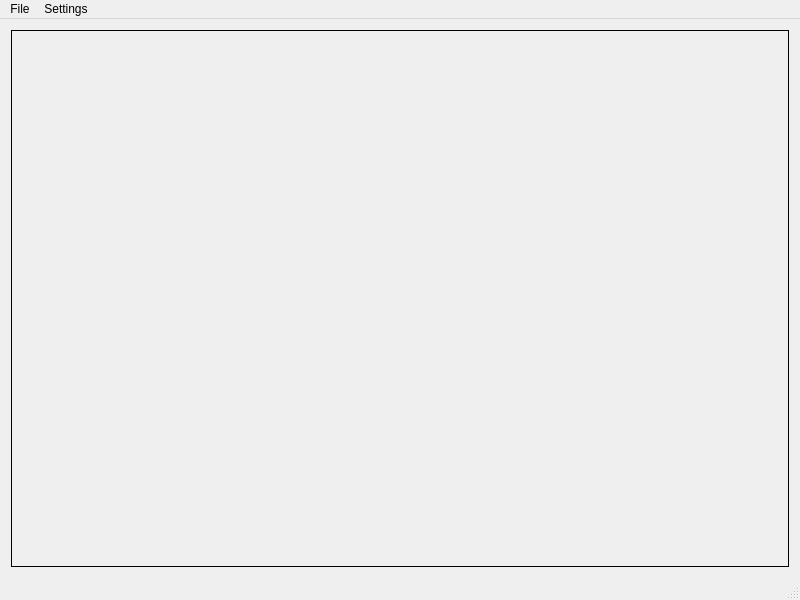
<?xml version="1.0" encoding="UTF-8"?>
<ui version="4.0">
 <class>MainWindow</class>
 <widget class="QMainWindow" name="MainWindow">
  <property name="geometry">
   <rect>
    <x>0</x>
    <y>0</y>
    <width>800</width>
    <height>600</height>
   </rect>
  </property>
  <property name="minimumSize">
   <size>
    <width>800</width>
    <height>600</height>
   </size>
  </property>
  <property name="windowIcon">
   <iconset resource="assets.qrc">
    <normaloff>:/images/tobdog.png</normaloff>:/images/tobdog.png</iconset>
  </property>
  <property name="locale">
   <locale language="English" country="UnitedStates"/>
  </property>
  <property name="tabShape">
   <enum>QTabWidget::Triangular</enum>
  </property>
  <widget class="QWidget" name="centralWidget">
   <property name="sizePolicy">
    <sizepolicy hsizetype="Preferred" vsizetype="Preferred">
     <horstretch>0</horstretch>
     <verstretch>0</verstretch>
    </sizepolicy>
   </property>
   <layout class="QVBoxLayout" name="verticalLayout_2">
    <item>
     <widget class="QScrollArea" name="scrollArea">
      <property name="minimumSize">
       <size>
        <width>0</width>
        <height>0</height>
       </size>
      </property>
      <property name="frameShape">
       <enum>QFrame::Box</enum>
      </property>
      <property name="frameShadow">
       <enum>QFrame::Plain</enum>
      </property>
      <property name="widgetResizable">
       <bool>true</bool>
      </property>
      <widget class="QWidget" name="scrollAreaWidgetContents">
       <property name="geometry">
        <rect>
         <x>0</x>
         <y>0</y>
         <width>780</width>
         <height>539</height>
        </rect>
       </property>
       <layout class="QHBoxLayout" name="horizontalLayout">
        <item>
         <spacer name="spacer">
          <property name="orientation">
           <enum>Qt::Horizontal</enum>
          </property>
          <property name="sizeType">
           <enum>QSizePolicy::Expanding</enum>
          </property>
          <property name="sizeHint" stdset="0">
           <size>
            <width>40</width>
            <height>20</height>
           </size>
          </property>
         </spacer>
        </item>
        <item>
         <layout class="QVBoxLayout" name="contentLayout">
          <property name="spacing">
           <number>6</number>
          </property>
          <property name="sizeConstraint">
           <enum>QLayout::SetNoConstraint</enum>
          </property>
         </layout>
        </item>
        <item>
         <spacer name="spacer_2">
          <property name="orientation">
           <enum>Qt::Horizontal</enum>
          </property>
          <property name="sizeType">
           <enum>QSizePolicy::Expanding</enum>
          </property>
          <property name="sizeHint" stdset="0">
           <size>
            <width>40</width>
            <height>20</height>
           </size>
          </property>
         </spacer>
        </item>
       </layout>
      </widget>
     </widget>
    </item>
   </layout>
  </widget>
  <widget class="QMenuBar" name="menuBar">
   <property name="geometry">
    <rect>
     <x>0</x>
     <y>0</y>
     <width>800</width>
     <height>21</height>
    </rect>
   </property>
   <property name="mouseTracking">
    <bool>true</bool>
   </property>
   <widget class="QMenu" name="menuFile">
    <property name="cursor">
     <cursorShape>PointingHandCursor</cursorShape>
    </property>
    <property name="locale">
     <locale language="English" country="UnitedStates"/>
    </property>
    <property name="title">
     <string>File</string>
    </property>
    <widget class="QMenu" name="menuReset">
     <property name="enabled">
      <bool>false</bool>
     </property>
     <property name="locale">
      <locale language="English" country="UnitedStates"/>
     </property>
     <property name="title">
      <string>Reset</string>
     </property>
     <addaction name="actionFileResetUndo"/>
     <addaction name="actionFileResetTrueReset"/>
     <addaction name="actionFileResetTransactionCancellation"/>
    </widget>
    <addaction name="actionFileNew"/>
    <addaction name="actionFileOpen"/>
    <addaction name="actionFileSave"/>
    <addaction name="actionFileSaveAs"/>
    <addaction name="separator"/>
    <addaction name="menuReset"/>
    <addaction name="actionFileExit"/>
   </widget>
   <widget class="QMenu" name="menuConfig">
    <property name="cursor">
     <cursorShape>PointingHandCursor</cursorShape>
    </property>
    <property name="locale">
     <locale language="English" country="UnitedStates"/>
    </property>
    <property name="title">
     <string>Settings</string>
    </property>
    <addaction name="actionConfigDialog"/>
   </widget>
   <addaction name="menuFile"/>
   <addaction name="menuConfig"/>
  </widget>
  <widget class="QStatusBar" name="statusBar"/>
  <action name="actionFileNew">
   <property name="enabled">
    <bool>true</bool>
   </property>
   <property name="icon">
    <iconset resource="assets.qrc">
     <normaloff>:/images/heart.png</normaloff>:/images/heart.png</iconset>
   </property>
   <property name="text">
    <string>New</string>
   </property>
   <property name="toolTip">
    <string>&lt;html&gt;&lt;head/&gt;&lt;body&gt;&lt;p&gt;Generate a new save file.&lt;/p&gt;&lt;/body&gt;&lt;/html&gt;</string>
   </property>
   <property name="visible">
    <bool>true</bool>
   </property>
  </action>
  <action name="actionFileOpen">
   <property name="icon">
    <iconset resource="assets.qrc">
     <normaloff>:/images/box.png</normaloff>:/images/box.png</iconset>
   </property>
   <property name="text">
    <string>Open</string>
   </property>
   <property name="toolTip">
    <string>&lt;html&gt;&lt;head/&gt;&lt;body&gt;&lt;p&gt;Open a save file.&lt;/p&gt;&lt;/body&gt;&lt;/html&gt;</string>
   </property>
  </action>
  <action name="actionFileSave">
   <property name="icon">
    <iconset resource="assets.qrc">
     <normaloff>:/images/save.png</normaloff>:/images/save.png</iconset>
   </property>
   <property name="text">
    <string>Save</string>
   </property>
   <property name="toolTip">
    <string>&lt;html&gt;&lt;head/&gt;&lt;body&gt;&lt;p&gt;Save your current work.&lt;/p&gt;&lt;/body&gt;&lt;/html&gt;</string>
   </property>
  </action>
  <action name="actionFileSaveAs">
   <property name="icon">
    <iconset resource="assets.qrc">
     <normaloff>:/images/amalgam_save.png</normaloff>:/images/amalgam_save.png</iconset>
   </property>
   <property name="text">
    <string>Save As...</string>
   </property>
   <property name="toolTip">
    <string>&lt;html&gt;&lt;head/&gt;&lt;body&gt;&lt;p&gt;Save your current work to specified file.&lt;/p&gt;&lt;/body&gt;&lt;/html&gt;</string>
   </property>
  </action>
  <action name="actionFileExit">
   <property name="icon">
    <iconset resource="assets.qrc">
     <normaloff>:/images/heartgtfo.png</normaloff>:/images/heartgtfo.png</iconset>
   </property>
   <property name="text">
    <string>Exit</string>
   </property>
   <property name="toolTip">
    <string>&lt;html&gt;&lt;head/&gt;&lt;body&gt;&lt;p&gt;Close this program.&lt;/p&gt;&lt;/body&gt;&lt;/html&gt;</string>
   </property>
  </action>
  <action name="actionFileResetUndo">
   <property name="icon">
    <iconset resource="assets.qrc">
     <normaloff>:/images/heartbreak.png</normaloff>:/images/heartbreak.png</iconset>
   </property>
   <property name="text">
    <string>Undo Changes</string>
   </property>
   <property name="toolTip">
    <string>&lt;html&gt;&lt;head/&gt;&lt;body&gt;&lt;p&gt;Restore your file to it's original state.&lt;/p&gt;&lt;/body&gt;&lt;/html&gt;</string>
   </property>
  </action>
  <action name="actionFileResetTrueReset">
   <property name="icon">
    <iconset resource="assets.qrc">
     <normaloff>:/images/asriel.png</normaloff>:/images/asriel.png</iconset>
   </property>
   <property name="text">
    <string>True Reset</string>
   </property>
   <property name="toolTip">
    <string>&lt;html&gt;&lt;head/&gt;&lt;body&gt;&lt;p&gt;Perform a True Reset, just like in the game.&lt;/p&gt;&lt;/body&gt;&lt;/html&gt;</string>
   </property>
  </action>
  <action name="actionFileResetTransactionCancellation">
   <property name="icon">
    <iconset resource="assets.qrc">
     <normaloff>:/images/truechara.png</normaloff>:/images/truechara.png</iconset>
   </property>
   <property name="text">
    <string>Transaction Cancellation</string>
   </property>
   <property name="toolTip">
    <string>&lt;html&gt;&lt;head/&gt;&lt;body&gt;&lt;p&gt;Cancel your transaction with a certain Fallen Child,&lt;br&gt;erasing your &amp;quot;genocidal&amp;quot; actions.&lt;/p&gt;&lt;/body&gt;&lt;/html&gt;</string>
   </property>
  </action>
  <action name="actionConfigDialog">
   <property name="icon">
    <iconset resource="assets.qrc">
     <normaloff>:/images/tobdog_wrench.png</normaloff>:/images/tobdog_wrench.png</iconset>
   </property>
   <property name="text">
    <string>Open Settings</string>
   </property>
   <property name="toolTip">
    <string>&lt;html&gt;&lt;head/&gt;&lt;body&gt;&lt;p&gt;Opens the settings dialog window.&lt;/p&gt;&lt;/body&gt;&lt;/html&gt;</string>
   </property>
  </action>
 </widget>
 <layoutdefault spacing="6" margin="11"/>
 <resources>
  <include location="assets.qrc"/>
 </resources>
 <connections/>
</ui>
